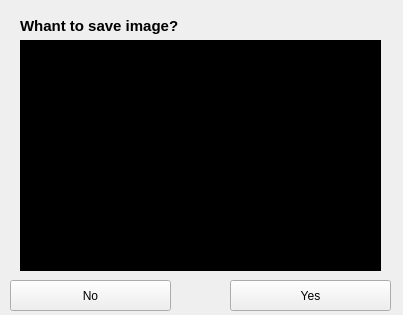
<?xml version="1.0" encoding="UTF-8"?>
<ui version="4.0">
 <class>PictureDialog</class>
 <widget class="QWidget" name="PictureDialog">
  <property name="geometry">
   <rect>
    <x>0</x>
    <y>0</y>
    <width>403</width>
    <height>315</height>
   </rect>
  </property>
  <property name="windowTitle">
   <string>Image saving</string>
  </property>
  <widget class="QLabel" name="label">
   <property name="geometry">
    <rect>
     <x>20</x>
     <y>40</y>
     <width>361</width>
     <height>231</height>
    </rect>
   </property>
   <property name="styleSheet">
    <string notr="true">background-color: rgb(0, 0, 0);</string>
   </property>
   <property name="text">
    <string>TextLabel</string>
   </property>
  </widget>
  <widget class="QPushButton" name="yesButton">
   <property name="geometry">
    <rect>
     <x>230</x>
     <y>280</y>
     <width>161</width>
     <height>31</height>
    </rect>
   </property>
   <property name="minimumSize">
    <size>
     <width>161</width>
     <height>31</height>
    </size>
   </property>
   <property name="maximumSize">
    <size>
     <width>161</width>
     <height>31</height>
    </size>
   </property>
   <property name="text">
    <string>Yes</string>
   </property>
  </widget>
  <widget class="QPushButton" name="noButton">
   <property name="geometry">
    <rect>
     <x>10</x>
     <y>280</y>
     <width>161</width>
     <height>31</height>
    </rect>
   </property>
   <property name="minimumSize">
    <size>
     <width>161</width>
     <height>31</height>
    </size>
   </property>
   <property name="maximumSize">
    <size>
     <width>161</width>
     <height>31</height>
    </size>
   </property>
   <property name="text">
    <string>No</string>
   </property>
  </widget>
  <widget class="QLabel" name="label_2">
   <property name="geometry">
    <rect>
     <x>20</x>
     <y>10</y>
     <width>361</width>
     <height>31</height>
    </rect>
   </property>
   <property name="font">
    <font>
     <pointsize>11</pointsize>
     <weight>75</weight>
     <bold>true</bold>
    </font>
   </property>
   <property name="text">
    <string>Whant to save image?</string>
   </property>
  </widget>
 </widget>
 <layoutdefault spacing="6" margin="11"/>
 <resources/>
 <connections/>
</ui>
